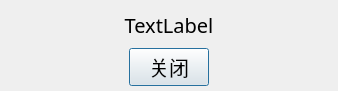
<?xml version="1.0" encoding="UTF-8"?>
<ui version="4.0">
 <class>GameMessageBox</class>
 <widget class="QDialog" name="GameMessageBox">
  <property name="geometry">
   <rect>
    <x>0</x>
    <y>0</y>
    <width>338</width>
    <height>91</height>
   </rect>
  </property>
  <property name="windowTitle">
   <string>GameMessageBox</string>
  </property>
  <property name="styleSheet">
   <string notr="true"/>
  </property>
  <layout class="QVBoxLayout" name="verticalLayout" stretch="0,1,0">
   <property name="bottomMargin">
    <number>5</number>
   </property>
   <item>
    <widget class="QLabel" name="messageLabel">
     <property name="font">
      <font>
       <family>Arial Black</family>
       <pointsize>15</pointsize>
      </font>
     </property>
     <property name="text">
      <string>TextLabel</string>
     </property>
     <property name="alignment">
      <set>Qt::AlignCenter</set>
     </property>
    </widget>
   </item>
   <item>
    <spacer name="verticalSpacer">
     <property name="orientation">
      <enum>Qt::Vertical</enum>
     </property>
     <property name="sizeHint" stdset="0">
      <size>
       <width>20</width>
       <height>40</height>
      </size>
     </property>
    </spacer>
   </item>
   <item>
    <layout class="QHBoxLayout" name="horizontalLayout">
     <item>
      <spacer name="horizontalSpacer">
       <property name="orientation">
        <enum>Qt::Horizontal</enum>
       </property>
       <property name="sizeHint" stdset="0">
        <size>
         <width>40</width>
         <height>20</height>
        </size>
       </property>
      </spacer>
     </item>
     <item>
      <widget class="GameButton" name="btnClose">
       <property name="font">
        <font>
         <pointsize>15</pointsize>
        </font>
       </property>
       <property name="text">
        <string>关闭</string>
       </property>
      </widget>
     </item>
     <item>
      <spacer name="horizontalSpacer_2">
       <property name="orientation">
        <enum>Qt::Horizontal</enum>
       </property>
       <property name="sizeHint" stdset="0">
        <size>
         <width>40</width>
         <height>20</height>
        </size>
       </property>
      </spacer>
     </item>
    </layout>
   </item>
  </layout>
 </widget>
 <customwidgets>
  <customwidget>
   <class>GameButton</class>
   <extends>QPushButton</extends>
   <header location="global">gameButton.h</header>
  </customwidget>
 </customwidgets>
 <resources/>
 <connections/>
</ui>
